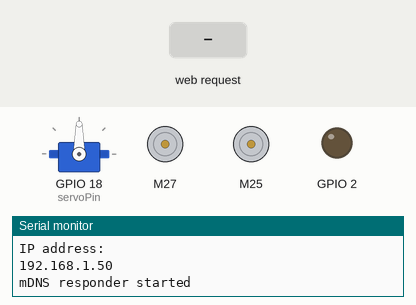
This sketch was run on a simulated ESP32. Shown: servo, 2 × DC motor (green arrow = forward, orange = backward, longer = faster), output pins drawn as LEDs (lit = HIGH), the last lines printed to the serial monitor. The test bench sets the inputs (shaded band). WiFi joins after 1.5 s; servers stay silent unless stated.

Above: at 2.7 s.
2.8 s: HTTP request GET /send_command?speed1=120&speed2=120&angle=120 received
At 4.0 s:
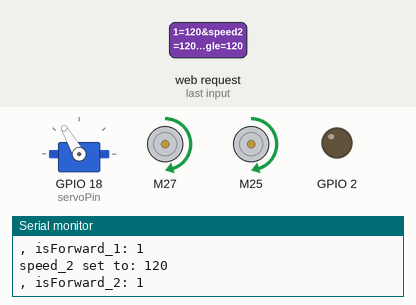
4.3 s: HTTP request GET /H received
At 4.6 s:
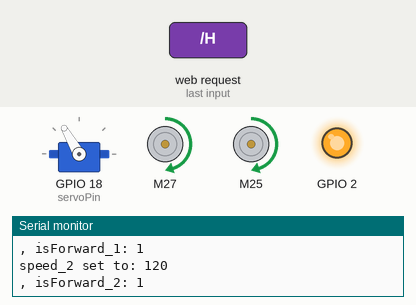
5.8 s: HTTP request GET /L received
At 6.9 s:
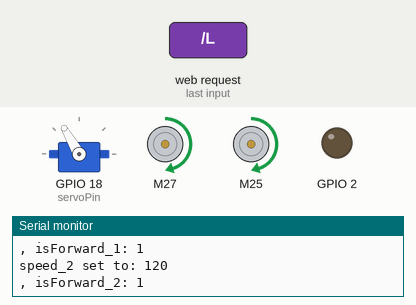
7.3 s: HTTP request GET /H?speed1=1 received
At 8.1 s:
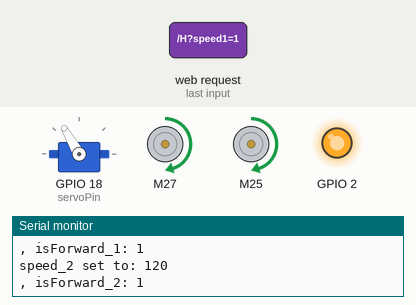
Timing chart, 0 to 9.8 s (numbered marks = the images above; inputs shaded):
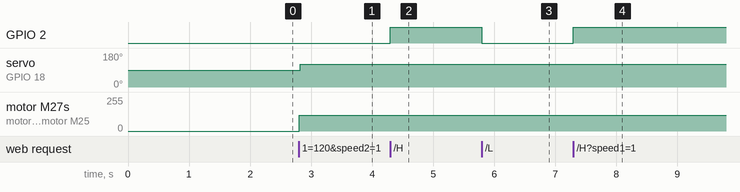

Measured:
- after the input at 2.8 s, servo on GPIO 18 (servoPin): 90° → 120° at once; motor M27, motor M25: stopped → forward 120/255 at once
- after the input at 4.3 s, GPIO 2: LOW → HIGH at once
- after the input at 5.8 s, GPIO 2: HIGH → LOW at once
- after the input at 7.3 s, GPIO 2: LOW → HIGH at once

The sketch:

Robot_Server_http_AP_login.ino
```cpp
#include <WiFiManager.h>
#include <L298NX2.h>
#include <WiFi.h>
#include <ESP32Servo.h>
#include <ESPmDNS.h>
#include <WebServer.h>
#include <Preferences.h>

hw_timer_t * timerDCMotor = NULL;
hw_timer_t * timerServo = NULL;
Servo myServo;
const unsigned int servoPin = 18;
//const unsigned int servoPWMChannel = 0; // Use PWM channel 0 for servo

// Motors Pin definition
const unsigned int IN1 = 27;
const unsigned int IN2 = 26;
const unsigned int EN_A = 14;
//const unsigned int motorPWMChannelA = 1; // Use PWM channel 1 for motor A

const unsigned int IN3 = 25;
const unsigned int IN4 = 33;
const unsigned int EN_B = 12;
//const unsigned int motorPWMChannelB = 2; // Use PWM channel 2 for motor B

// Initialize both motors
L298NX2 motors(EN_A, IN1, IN2, EN_B, IN3, IN4);

WiFiManager wifiManager;
WebServer server(80);
Preferences preferences;

bool ledState = LOW; // Maintain the LED state

    volatile char M1_Direction = 'F';

    volatile char M2_Direction = 'F';

    volatile int speed_1 = 0;
    volatile int speed_2 = 0;
    volatile int angle = 90;

void IRAM_ATTR onDCTimer() {
  // Control DC motor speed
    motors.setSpeedA(speed_1);
    motors.setSpeedB(speed_2);

    if (M1_Direction == 'F') {
        motors.forwardA();
    } else {
        motors.backwardA();
    }

    if (M2_Direction == 'F') {
        motors.forwardB();
    } else {
        motors.backwardB();
    }
}

void IRAM_ATTR onServoTimer() {
  // Control Servo position
  myServo.write(angle);
}


void handleMotionCommand(String uri) {
    if (uri.length() != 14) return; // Validate length

    M1_Direction = uri.charAt(1);
    String M1_Speed = uri.substring(2, 5);
    M2_Direction = uri.charAt(5);
    String M2_Speed = uri.substring(6, 9);
    String angle_wrap = uri.substring(9, 10) + uri.substring(13, 14);
    String angle_str = uri.substring(10, 13);

    if (angle_wrap != "AA") return; // Validate angle wrap

    if ((M1_Direction != 'F' && M1_Direction != 'B') || (M2_Direction != 'F' && M2_Direction != 'B')) return; // Validate directions

    speed_1 = M1_Speed.toInt();
    speed_2 = M2_Speed.toInt();

    //bool ServoExecuted = false;
    if (angle >= 60 && angle <= 120) {
        Serial.print("angle set to: ");
        Serial.println(angle);
        angle = angle_str.toInt();
    } else {
        return; // Invalid angle
    }

    Serial.print("speed_1 set to: ");
    Serial.println(speed_1);
    Serial.print(", isForward_1: ");
    Serial.println(M1_Direction == 'F');
    Serial.print("speed_2 set to: ");
    Serial.println(speed_2);
    Serial.print(", isForward_2: ");
    Serial.println(M2_Direction == 'F');


}

void setup() {
    Serial.begin(115200);
    myServo.attach(servoPin);
    pinMode(2, OUTPUT);

    motors.setSpeed(70);


    // Initialize timer for DC motor
    timerDCMotor = timerBegin(0, 80, true); // Timer 0, prescaler 80, count up
    timerAttachInterrupt(timerDCMotor, &onDCTimer, true); // Attach ISR to timer
    timerAlarmWrite(timerDCMotor, 5000, true); // Set alarm to 5ms (5000us) for faster updates
    timerAlarmEnable(timerDCMotor); // Enable timer alarm

    // Initialize timer for Servo
    timerServo = timerBegin(1, 80, true); // Timer 1, prescaler 80, count up
    timerAttachInterrupt(timerServo, &onServoTimer, true); // Attach ISR to timer
    timerAlarmWrite(timerServo, 20000, true); // Set alarm (20000us for 50Hz servo control)
    timerAlarmEnable(timerServo); // Enable timer alarm

    // Try to connect to saved WiFi credentials, if it fails, start AP
    if (!wifiManager.autoConnect("ESP32_AP", "12345678")) {
        Serial.println("Failed to connect to WiFi. Resetting...");
        delay(3000);
        ESP.restart();
    }

    Serial.println("WiFi connected.");
    Serial.println("IP address: ");
    Serial.println(WiFi.localIP());

    // Start the mDNS responder for esp32.local
    if (!MDNS.begin("esp32")) { // Domain name esp32.local
        Serial.println("Error setting up MDNS responder!");
    }
    Serial.println("mDNS responder started");

    server.on("/", HTTP_GET, []() {
        server.send(200, "text/html",
                    "<h1>Welcome to ESP32</h1>"
                    "<p><a href=\"/H\">Turn LED on</a></p>"
                    "<p><a href=\"/L\">Turn LED off</a></p>"

                    "<p> deg 60 </p>"
                    "<p><a href=\"/F254F254A060A\">Drive forward fast</a></p>"
                    "<p><a href=\"/F150F150A060A\">Drive forward slow</a></p>"
                    "<p><a href=\"/B254B254A060A\">Drive backward fast</a></p>"
                    "<p><a href=\"/B150B150A060A\">Drive backward slow</a></p>"
                    "<p><a href=\"/F000F000A060A\">Stop</a></p>"

                    "<p> deg 90 </p>"
                    "<p><a href=\"/F254F254A090A\">Drive forward fast</a></p>"
                    "<p><a href=\"/F150F150A090A\">Drive forward slow</a></p>"
                    "<p><a href=\"/B254B254A090A\">Drive backward fast</a></p>"
                    "<p><a href=\"/B150B150A090A\">Drive backward slow</a></p>"
                    "<p><a href=\"/F000F000A090A\">Stop</a></p>"

                    "<p> deg 120 </p>"
                    "<p><a href=\"/F254F254A120A\">Drive forward fast</a></p>"
                    "<p><a href=\"/F150F150A120A\">Drive forward slow</a></p>"
                    "<p><a href=\"/B254B254A120A\">Drive backward fast</a></p>"
                    "<p><a href=\"/B150B150A120A\">Drive backward slow</a></p>"
                    "<p><a href=\"/F000F000A120A\">Stop</a></p>"

                    "<p>IP Address: " + WiFi.localIP().toString() + "</p>"
                    "<p><a href=\"/reset\">Reset WiFi Settings</a></p>"
                    "<h2>Control Robot</h2>"
                    "<form action=\"/send_command\" method=\"GET\">"
                    "Speed 1: <input type=\"text\" name=\"speed1\" maxlength=\"3\"><br>"
                    "Speed 2: <input type=\"text\" name=\"speed2\" maxlength=\"3\"><br>"
                    "Angle: <input type=\"text\" name=\"angle\" maxlength=\"3\"><br>"
                    "<input type=\"submit\" value=\"Send\">"
                    "</form>");
    });

    server.on("/H", HTTP_GET, []() {
        ledState = HIGH;
        digitalWrite(2, ledState);
        server.send(200, "text/html", "<p>LED is now ON</p><p><a href=\"/\">Go Back</a></p>");
    });

    server.on("/L", HTTP_GET, []() {
        ledState = LOW;
        digitalWrite(2, ledState);
        server.send(200, "text/html", "<p>LED is now OFF</p><p><a href=\"/\">Go Back</a></p>");
    });

    server.on("/reset", HTTP_GET, []() {
        server.send(200, "text/html",
                    "<html><body><h1>Resetting WiFi settings...</h1></body></html>");
        wifiManager.resetSettings();
        ESP.restart();
    });

    server.on("/send_command", HTTP_GET, []() {
        String speed1 = server.arg("speed1");
        String speed2 = server.arg("speed2");
        String angle = server.arg("angle");

        // Validate inputs
        if (speed1.length() == 3 && speed2.length() == 3 && angle.length() == 3) {
            int speed1Val = speed1.toInt();
            int speed2Val = speed2.toInt();
            int angleVal = angle.toInt();

            if ((speed1Val >= 0 && speed1Val <= 255) && (speed2Val >= 0 && speed2Val <= 255) && (angleVal >= 60 && angleVal <= 120)) {
                String command = "/F" + speed1 + "F" + speed2 + "A" + angle + "A";
                handleMotionCommand(command);
                server.send(200, "text/html", "<p>Command Sent: " + command + "</p><p><a href=\"/\">Go Back</a></p>");
            } else {
                server.send(400, "text/html", "<p>Invalid values. Speed should be between 0 and 255. Angle should be between 060 and 120.</p><p><a href=\"/\">Go Back</a></p>");
            }
        } else {
            server.send(400, "text/html", "<p>Invalid input length. Each field should be 3 characters long.</p><p><a href=\"/\">Go Back</a></p>");
        }
    });

    server.on("/wifi_credentials", HTTP_GET, []() {
        String html = "<html><body><h1>Stored WiFi Credentials</h1><form method='POST' action='/clear_credentials'>";
        preferences.begin("nvs.net80211", true);
        size_t ssid_len = preferences.getBytesLength("sta.ssid");
        if (ssid_len > 0) {
            char ssid[ssid_len + 1];
            preferences.getBytes("sta.ssid", ssid, ssid_len);
            ssid[ssid_len] = '\0'; // Null-terminate the string
            html += "<p>SSID: " + String(ssid) + "<input type='checkbox' name='ssid' value='" + String(ssid) + "'></p>";
        } else {
            html += "<p>No WiFi credentials found.</p>";
        }
        preferences.end();
        html += "<p><input type='checkbox' id='select_all' onclick='toggle(this)'>Select All</p>"
                "<p><input type='submit' value='Clear Selected'></p>"
                "</form>"
                "<script>"
                "function toggle(source) {"
                "  checkboxes = document.getElementsByName('ssid');"
                "  for(var i=0, n=checkboxes.length;i<n;i++) {"
                "    checkboxes[i].checked = source.checked;"
                "  }"
                "}"
                "</script>"
                "</body></html>";
        server.send(200, "text/html", html);
    });

    server.on("/clear_credentials", HTTP_POST, []() {
        String ssid_to_clear = server.arg("ssid");
        if (!ssid_to_clear.isEmpty()) {
            preferences.begin("nvs.net80211", false);
            preferences.clear();
            preferences.end();
        }
        server.send(200, "text/html",
                    "<html><body><h1>WiFi credentials cleared. Rebooting...</h1></body></html>");
        ESP.restart();
    });

    server.onNotFound([]() {
        String currentLine = server.uri();
        Serial.println(currentLine);
        handleMotionCommand(currentLine);
        server.send(200, "text/plain", "Command Executed");
    });

    server.begin();
}

void loop() {
    // Handle WiFi reconnection if the connection is lost
    if (WiFi.status() != WL_CONNECTED) {
        Serial.println("WiFi connection lost. Stopping motors and attempting to reconnect...");
        motors.stop();
        while (WiFi.status() != WL_CONNECTED) {
            digitalWrite(2, HIGH); // Turn the LED on
            delay(250);
            digitalWrite(2, LOW); // Turn the LED off
            delay(250);
            WiFi.reconnect();
            Serial.print(".");
            delay(3000);
        }
        Serial.println("Reconnected to WiFi");
    }

    // Check WiFi status and handle client requests
    server.handleClient();

    // Ensure the LED state is maintained correctly
    digitalWrite(2, ledState);
}
```
